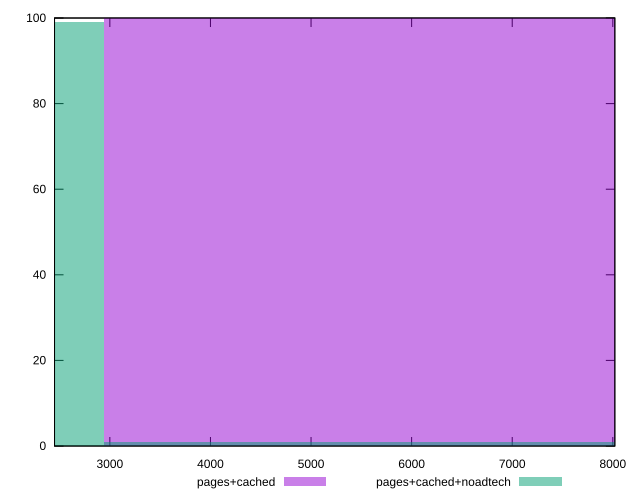

Generate this figure with gnuplot:
reset

$pagesCached <<EOF
5887.877012687145 100
EOF

$pagesCachedNoadtech <<EOF
0 99
5887.877012687145 1
EOF

set key outside below
set boxwidth 5887.877012687145
set xrange [2450:8020]
set yrange [0:100]
set trange [0:100]
set style fill transparent solid 0.5 noborder
set terminal svg size 640, 500 enhanced background rgb 'white'
set output "report_00017_2021-02-10T15-08-03.406Z/uses-text-compression/comparison/histogram/1_vs_2.svg"

plot $pagesCached title "pages+cached" with boxes, \
     $pagesCachedNoadtech title "pages+cached+noadtech" with boxes

reset
